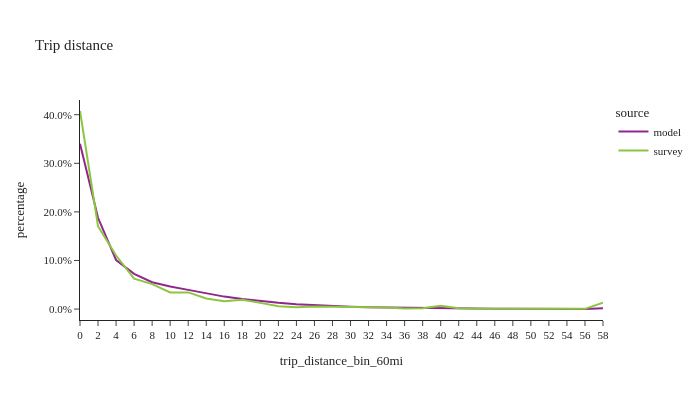

The code cell stored with this chart in its notebook:
### Code cell
df_plot = trip_data.loc[trip_data['trip_distance_bin_60mi'].notna()].groupby(['source','trip_distance_bin_60mi'])['trip_weight'].sum().reset_index()
df_plot['percentage'] = df_plot.groupby(['source'], group_keys=False)['trip_weight']. \
    apply(lambda x: x / float(x.sum()))

fig2 = px.line(df_plot, x='trip_distance_bin_60mi', y="percentage", color="source", title="Trip distance")
fig2.for_each_annotation(lambda a: a.update(text = a.text.split("=")[-1]))
fig2.update_layout(height=400, width=700, font=dict(size=11), yaxis=dict(tickformat=".1%"))
fig2.show()

### Figure 1 — Plotly figure (JSON) as saved in the notebook; plotly's stock layout.template omitted (floating-point values rounded to 4 significant figures)
{"data": [{"hovertemplate": "source=model<br>trip_distance_bin_60mi=%{x}<br>percentage=%{y}<extra></extra>", "legendgroup": "model", "line": {"color": "#91268F", "dash": "solid"}, "marker": {"symbol": "circle"}, "mode": "lines", "name": "model", "orientation": "v", "showlegend": true, "type": "scatter", "x": ["0", "2", "4", "6", "8", "10", "12", "14", "16", "18", "20", "22", "24", "26", "28", "30", "32", "34", "36", "38", "40", "42", "44", "46", "48", "50", "52", "54", "56", "58"], "xaxis": "x", "y": [0.3404, 0.1879, 0.101, 0.07248, 0.05535, 0.04631, 0.03951, 0.03306, 0.02564, 0.02082, 0.01625, 0.01292, 0.009809, 0.007661, 0.005951, 0.004638, 0.003568, 0.003018, 0.002513, 0.002134, 0.001822, 0.001423, 0.001127, 0.0008917, 0.0007148, 0.0005007, 0.0004308, 0.0003267, 0.0002731, 0.001621], "yaxis": "y"}, {"hovertemplate": "source=survey<br>trip_distance_bin_60mi=%{x}<br>percentage=%{y}<extra></extra>", "legendgroup": "survey", "line": {"color": "#8CC63E", "dash": "solid"}, "marker": {"symbol": "circle"}, "mode": "lines", "name": "survey", "orientation": "v", "showlegend": true, "type": "scatter", "x": ["0", "2", "4", "6", "8", "10", "12", "14", "16", "18", "20", "22", "24", "26", "28", "30", "32", "34", "36", "38", "40", "42", "44", "46", "48", "50", "52", "54", "56", "58"], "xaxis": "x", "y": [0.4076, 0.1706, 0.1102, 0.0626, 0.05139, 0.03415, 0.0343, 0.02183, 0.01615, 0.01903, 0.01274, 0.005878, 0.003654, 0.005131, 0.004794, 0.004486, 0.002941, 0.003243, 0.001386, 0.001588, 0.007069, 0.00194, 0.0008001, 0.0006084, 0.0005791, 0.001343, 0.0001468, 0.0003863, 0.0004665, 0.01287], "yaxis": "y"}], "layout": {"font": {"size": 11}, "height": 400, "legend": {"title": {"text": "source"}, "tracegroupgap": 0}, "title": {"text": "Trip distance"}, "width": 700, "xaxis": {"anchor": "y", "domain": [0.0, 1.0], "title": {"text": "trip_distance_bin_60mi"}}, "yaxis": {"anchor": "x", "domain": [0.0, 1.0], "tickformat": ".1%", "title": {"text": "percentage"}}}}
